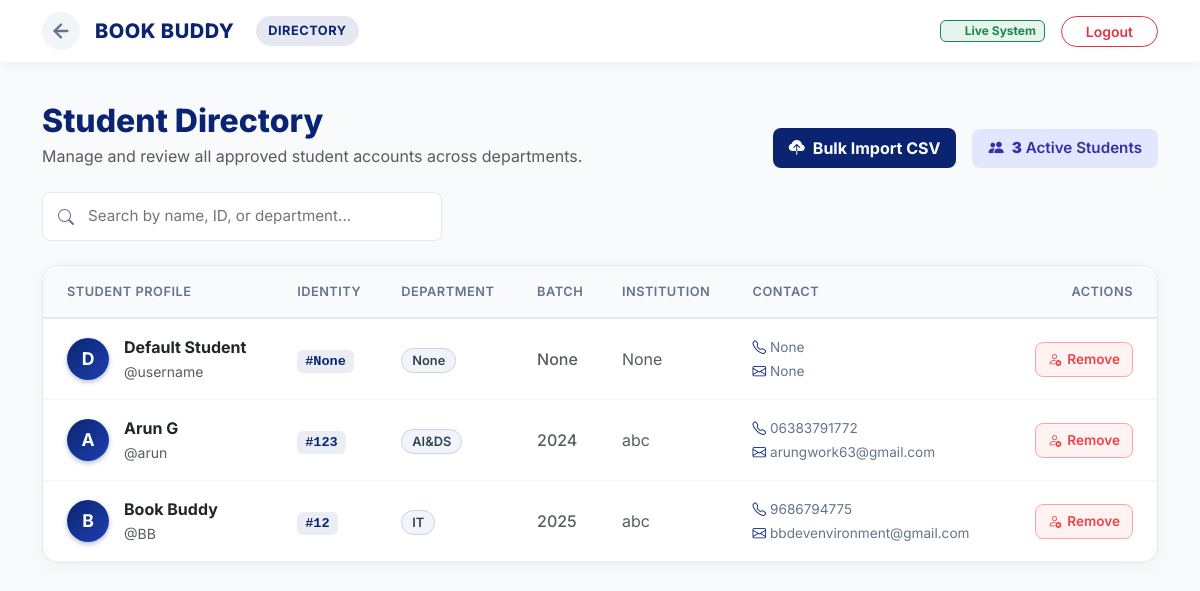
The page /student_overall_list on the database as committed earlier.
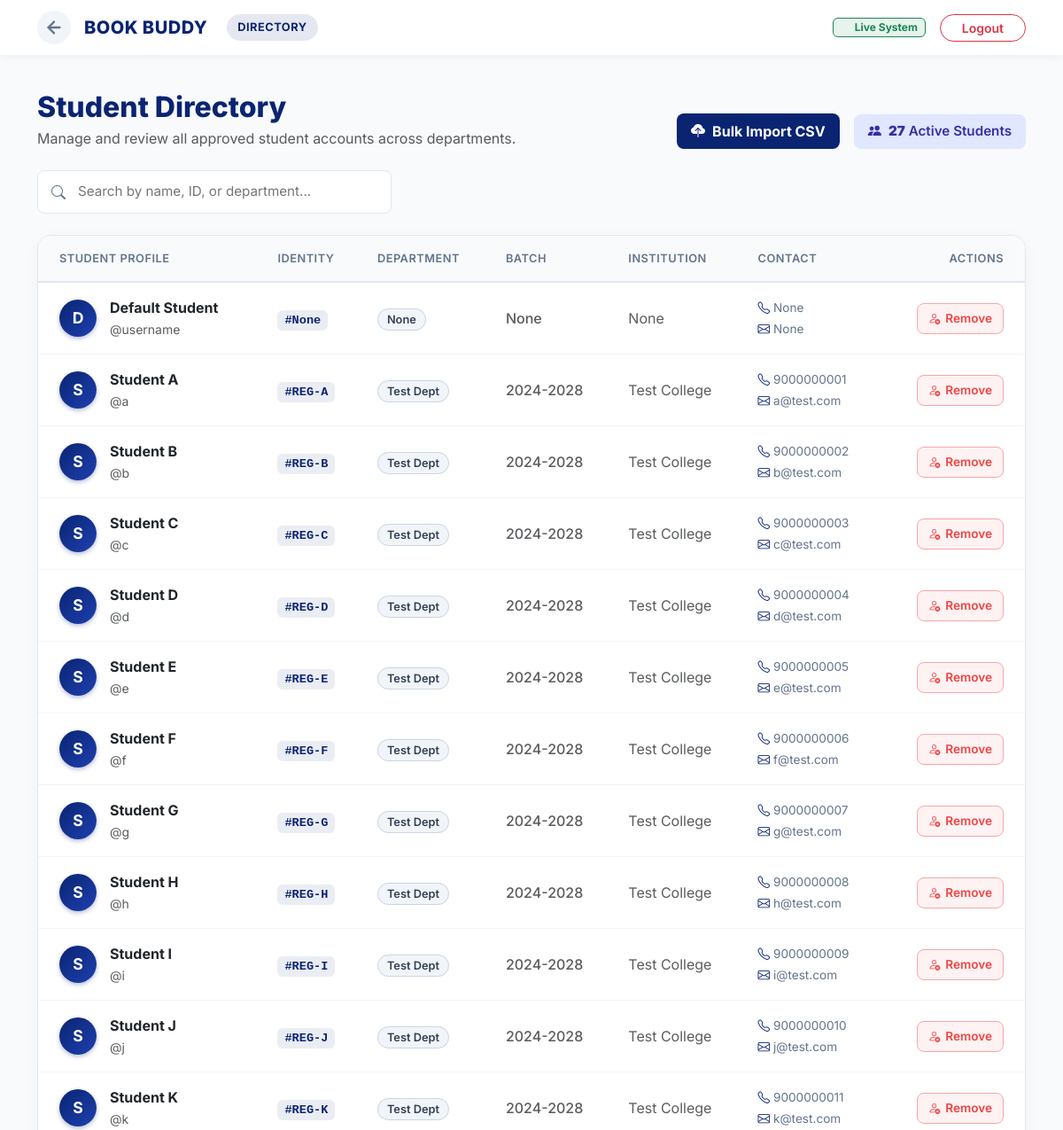
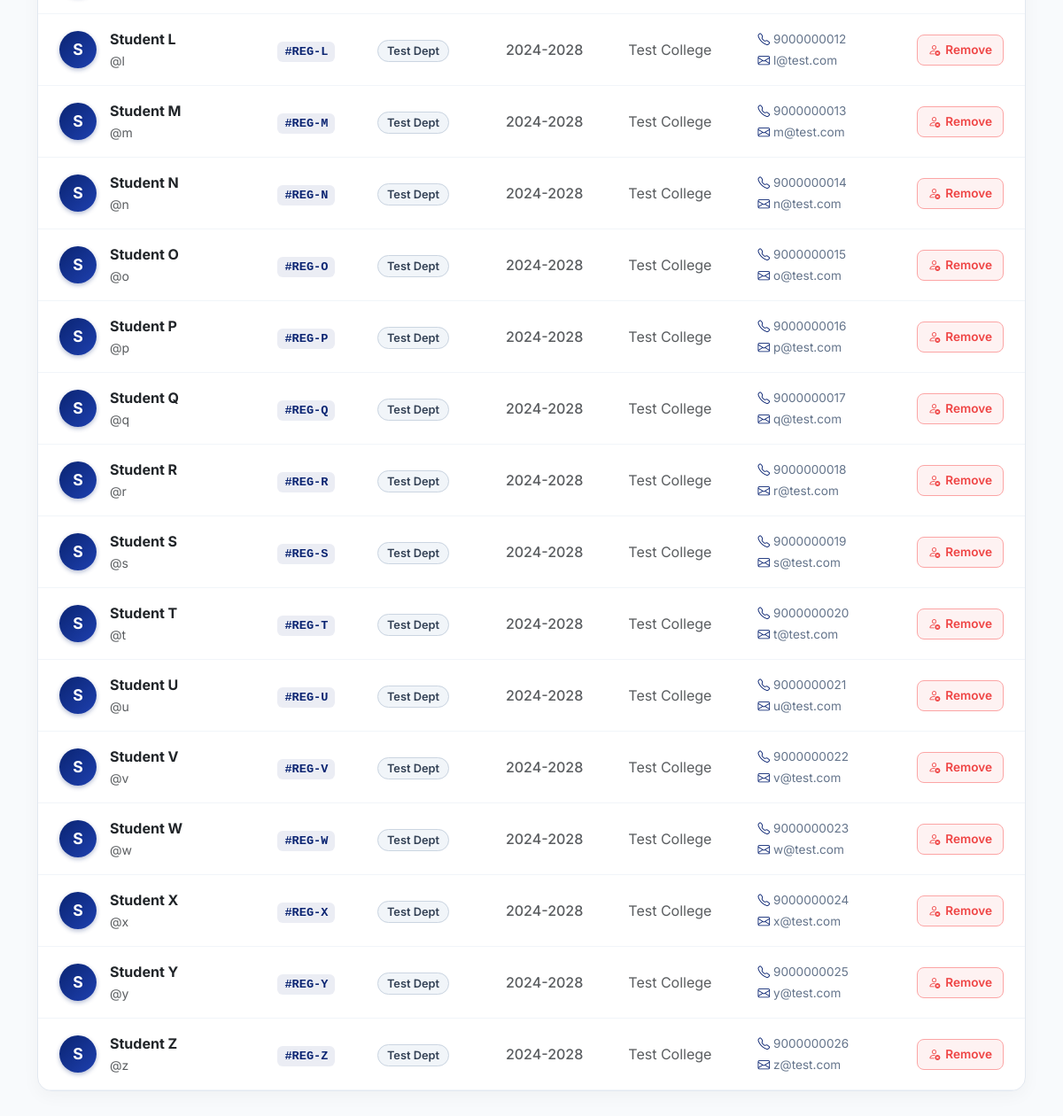
The same page on the database as committed later (2 pictures, top to bottom).
### app.py (models this page shows)
class Student(UserMixin, db.Model):
    id = db.Column(db.Integer, primary_key=True)
    name = db.Column(db.String(50))
    register = db.Column(db.String(50)) # String prevents postgres crashing on alphanumeric IDs
    username = db.Column(db.String(15), unique=True)
    set_password = db.Column(db.String(100))
    verify_password = db.Column(db.String(100))
    department = db.Column(db.String(100))
    batch = db.Column(db.String(100))
    collage = db.Column(db.String(100))
    phone_no = db.Column(db.String(100))
    email = db.Column(db.String(60))
    approval = db.Column(db.Boolean, default=False)
    attend = db.Column(db.Boolean, default=False)

### app.py (the view)
@app.route('/student_overall_list', methods=['GET','POST'])
def student_overall_list():
    students = Student.query.all()
    return render_template('student_overall_list.html', students=students)

### app.py (called while the page is built)
def ist_now():
    return datetime.now(ist).replace(tzinfo=None)

@app.context_processor
def inject_now():
    return {'now': ist_now()}

### templates/student_overall_list.html (shortened to what the changed rows need)
<!DOCTYPE html>
<html lang="en">
<head>
    <link href="https://cdn.jsdelivr.net/npm/bootstrap@5.3.0/dist/css/bootstrap.min.css" rel="stylesheet">
    <link rel="stylesheet" href="https://cdn.jsdelivr.net/npm/bootstrap-icons@1.11.1/font/bootstrap-icons.css">
</head>
<body>
    <nav class="navbar sticky-top">
        <div class="container d-flex justify-content-between align-items-center">
            <div class="d-flex align-items-center">
                <a class="brand-wrapper" href="/admin">
                    <h2 class="brand-name d-none d-sm-block">BOOK BUDDY</h2>
                </a>
            </div>
        </div>
    </nav>
    <main class="container">
        <header class="d-flex flex-column flex-md-row justify-content-between align-items-md-end mb-4 gap-3">
            <div>
                <h1 class="page-title h2 mb-1">Student Directory</h1>
            </div>
            <div class="d-flex align-items-center gap-3">
                <div class="stats-badge">
                    <i class="bi bi-people-fill me-2"></i>
                    <strong>{{ students|selectattr('approval')|list|length }}</strong> &nbsp;Active Students
                </div>
            </div>
        </header>
        <div class="table-card">
            <div class="table-responsive">
                <table class="custom-table">
                    <thead>
                        <tr>
                            <th class="ps-4">Student Profile</th>
                            <th>Identity</th>
                            <th>Department</th>
                            <th>Batch</th>
                            <th>Institution</th>
                            <th>Contact</th>
                            <th class="text-end pe-4">Actions</th>
                        </tr>
                    </thead>
                    <tbody>
                        {% for s in students %}
                            {% if s.approval %}
                                <tr>
                                    <td class="ps-4">
                                        <div class="student-meta">
                                            <div class="name-box">{{ s.name[0] }}</div>
                                            <div>
                                                <div class="fw-bold text-dark">{{ s.name }}</div>
                                                <small class="text-muted">@{{ s.username }}</small>
                                            </div>
                                        </div>
                                    </td>
                                    <td>
                                        <span class="reg-no">#{{ s.register }}</span>
                                    </td>
                                    <td><span class="dept-tag">{{ s.department }}</span></td>
                                    <td class="text-muted fw-medium">{{ s.batch }}</td>
                                    <td class="col-truncate text-muted" title="{{ s.collage }}">{{ s.collage }}</td>
                                    <td>
                                        <div class="contact-stack">
                                            <span><i class="bi bi-telephone"></i> {{ s.phone_no }}</span>
                                            <span><i class="bi bi-envelope"></i> {{ s.email }}</span>
                                        </div>
                                    </td>
                                    <td class="text-end pe-4">
                                        <a href="{{ url_for('delete_student_stay', id=s.id) }}" class="btn-remove" onclick="confirmRemove(event, this.href)">
                                            <i class="bi bi-person-x"></i> Remove
                                        </a>
                                    </td>
                                </tr>
                            {% endif %}
                        {% endfor %}
                    </tbody>
                </table>
            </div>
        </div>
    </main>
</body>
</html>

Rows that differ between the two databases and show on the page:
changed Student: name "A" → "S"; name "Arun G" → "Student A"; username "arun" → "a"; register "123" → "REG-A"; department "AI&DS" → "Test Dept"; batch "2024" → "2024-2028"; collage "abc" → "Test College"; phone_no "06383791772" → "9000000001"; email "arungwork63@gmail.com" → "a@test.com"
changed Student: name "B" → "S"; name "Book Buddy" → "Student B"; username "BB" → "b"; register "12" → "REG-B"; department "IT" → "Test Dept"; batch "2025" → "2024-2028"; collage "abc" → "Test College"; phone_no "9686794775" → "9000000002"; email "bbdevenvironment@gmail.com" → "b@test.com"
added Student: name "S", name "Student C", username "c", register "REG-C", department "Test Dept", batch "2024-2028", collage "Test College", phone_no "9000000003", email "c@test.com"
added Student: name "S", name "Student D", username "d", register "REG-D", department "Test Dept", batch "2024-2028", collage "Test College", phone_no "9000000004", email "d@test.com"
added Student: name "S", name "Student E", username "e", register "REG-E", department "Test Dept", batch "2024-2028", collage "Test College", phone_no "9000000005", email "e@test.com"
added Student: name "S", name "Student F", username "f", register "REG-F", department "Test Dept", batch "2024-2028", collage "Test College", phone_no "9000000006", email "f@test.com"
added Student: name "S", name "Student G", username "g", register "REG-G", department "Test Dept", batch "2024-2028", collage "Test College", phone_no "9000000007", email "g@test.com"
added Student: name "S", name "Student H", username "h", register "REG-H", department "Test Dept", batch "2024-2028", collage "Test College", phone_no "9000000008", email "h@test.com"
added Student: name "S", name "Student I", username "i", register "REG-I", department "Test Dept", batch "2024-2028", collage "Test College", phone_no "9000000009", email "i@test.com"
added Student: name "S", name "Student J", username "j", register "REG-J", department "Test Dept", batch "2024-2028", collage "Test College", phone_no "9000000010", email "j@test.com"
added Student: name "S", name "Student K", username "k", register "REG-K", department "Test Dept", batch "2024-2028", collage "Test College", phone_no "9000000011", email "k@test.com"
added Student: name "S", name "Student L", username "l", register "REG-L", department "Test Dept", batch "2024-2028", collage "Test College", phone_no "9000000012", email "l@test.com"
added Student: name "S", name "Student M", username "m", register "REG-M", department "Test Dept", batch "2024-2028", collage "Test College", phone_no "9000000013", email "m@test.com"
added Student: name "S", name "Student N", username "n", register "REG-N", department "Test Dept", batch "2024-2028", collage "Test College", phone_no "9000000014", email "n@test.com"
added Student: name "S", name "Student O", username "o", register "REG-O", department "Test Dept", batch "2024-2028", collage "Test College", phone_no "9000000015", email "o@test.com"
added Student: name "S", name "Student P", username "p", register "REG-P", department "Test Dept", batch "2024-2028", collage "Test College", phone_no "9000000016", email "p@test.com"
added Student: name "S", name "Student Q", username "q", register "REG-Q", department "Test Dept", batch "2024-2028", collage "Test College", phone_no "9000000017", email "q@test.com"
added Student: name "S", name "Student R", username "r", register "REG-R", department "Test Dept", batch "2024-2028", collage "Test College", phone_no "9000000018", email "r@test.com"
added Student: name "S", name "Student S", username "s", register "REG-S", department "Test Dept", batch "2024-2028", collage "Test College", phone_no "9000000019", email "s@test.com"
added Student: name "S", name "Student T", username "t", register "REG-T", department "Test Dept", batch "2024-2028", collage "Test College", phone_no "9000000020", email "t@test.com"
added Student: name "S", name "Student U", username "u", register "REG-U", department "Test Dept", batch "2024-2028", collage "Test College", phone_no "9000000021", email "u@test.com"
added Student: name "S", name "Student V", username "v", register "REG-V", department "Test Dept", batch "2024-2028", collage "Test College", phone_no "9000000022", email "v@test.com"
added Student: name "S", name "Student W", username "w", register "REG-W", department "Test Dept", batch "2024-2028", collage "Test College", phone_no "9000000023", email "w@test.com"
added Student: name "S", name "Student X", username "x", register "REG-X", department "Test Dept", batch "2024-2028", collage "Test College", phone_no "9000000024", email "x@test.com"
added Student: name "S", name "Student Y", username "y", register "REG-Y", department "Test Dept", batch "2024-2028", collage "Test College", phone_no "9000000025", email "y@test.com"
added Student: name "S", name "Student Z", username "z", register "REG-Z", department "Test Dept", batch "2024-2028", collage "Test College", phone_no "9000000026", email "z@test.com"
Other text that changed with them:
{{ students|selectattr('approval')|list|length }}: "3" → "27"
